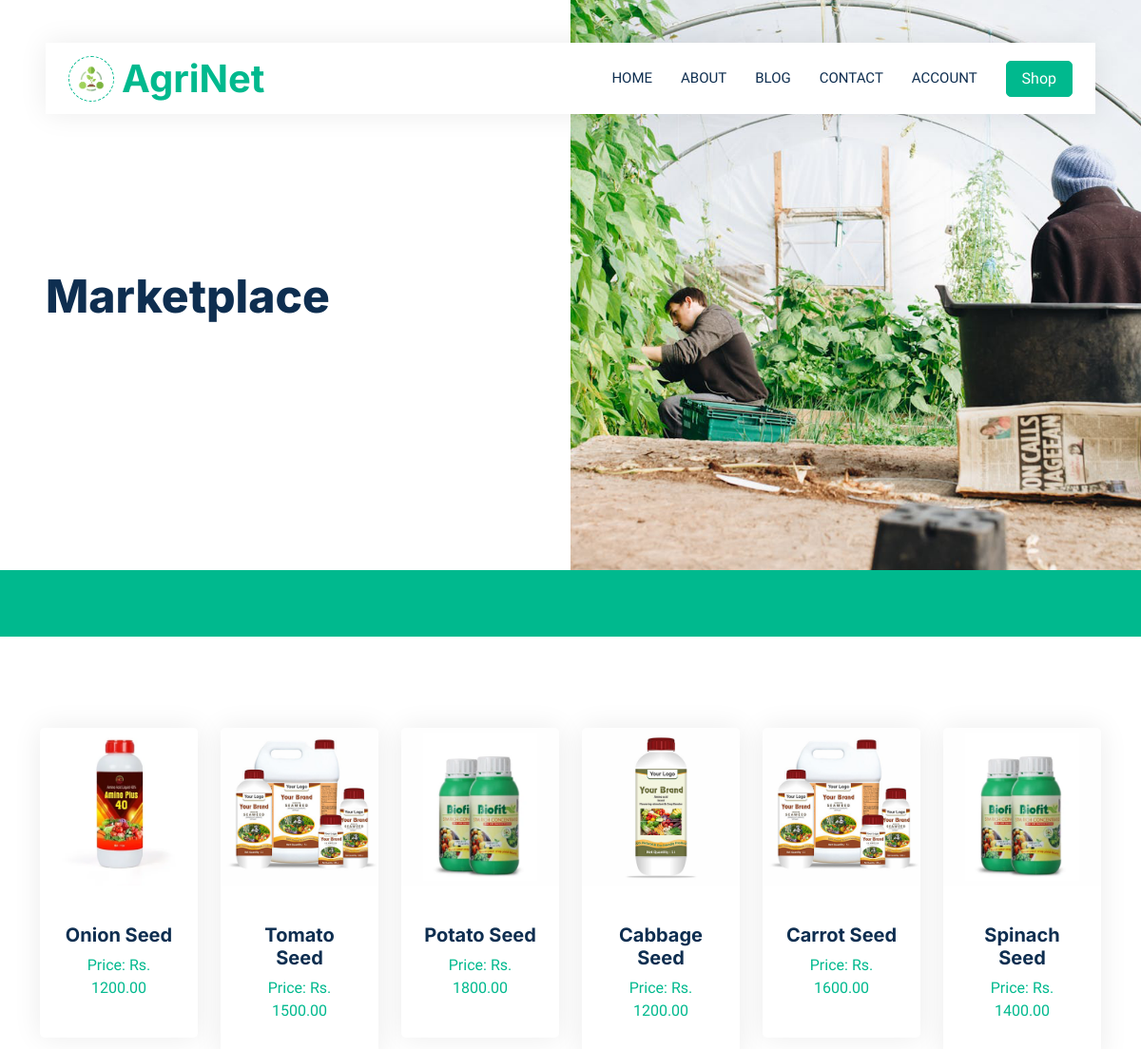
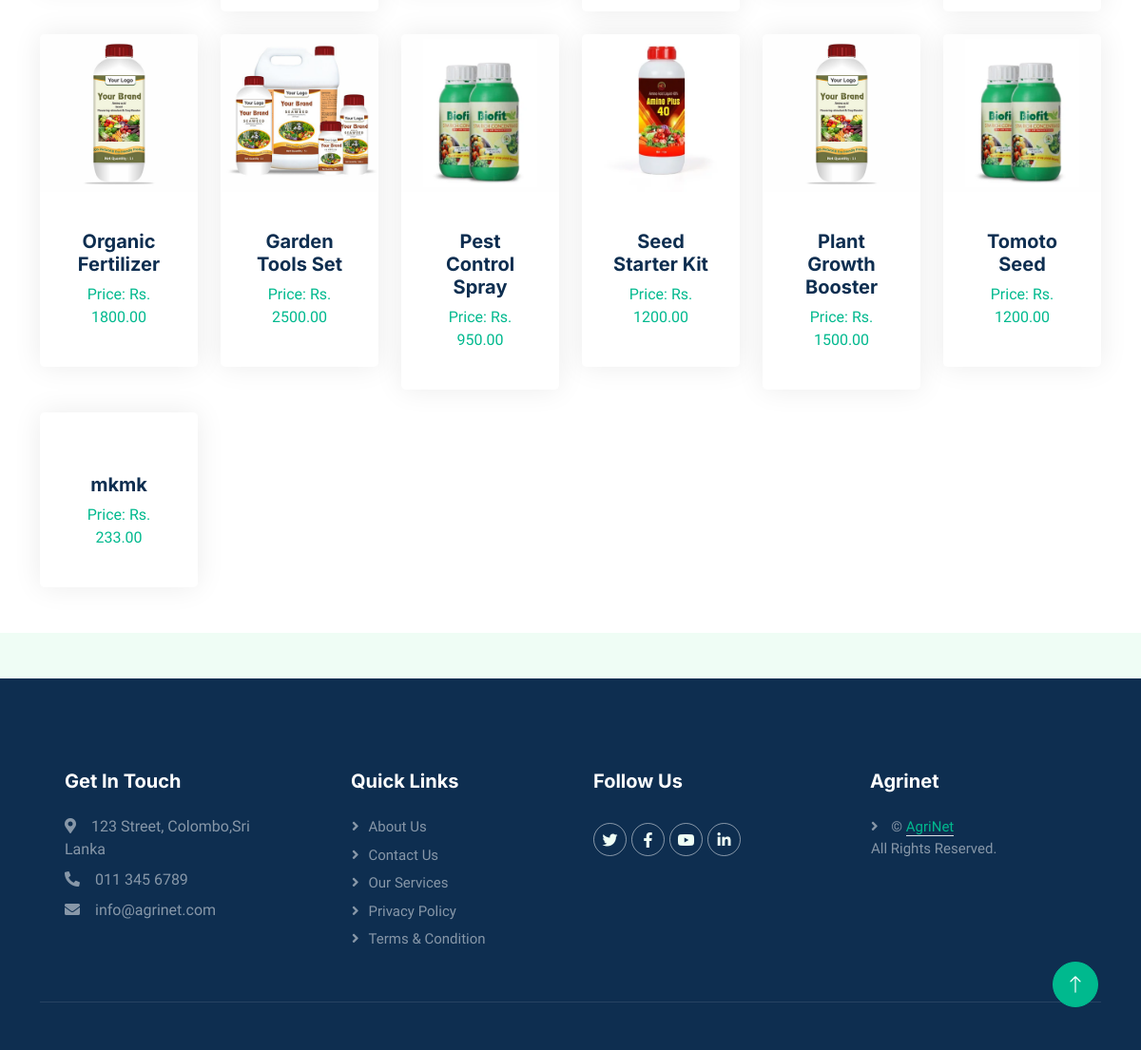
The page /shop.php on the database its author committed (2 pictures, top to bottom).
### tables this page shows
CREATE TABLE `seller_posts` (
  `id` int(11) NOT NULL,
  `user_id` int(11) DEFAULT NULL,
  `item_name` varchar(255) NOT NULL,
  `description` text DEFAULT NULL,
  `price` decimal(10,2) NOT NULL,
  `contact_info` varchar(255) DEFAULT NULL,
  `created_at` timestamp NOT NULL DEFAULT current_timestamp(),
  `imgpath` varchar(255) DEFAULT NULL
);

### shop.php (the view, shortened to what this page needs)
<?php include 'db_connection.php'; ?>
<!DOCTYPE html>
<html lang="en">
<head>
    <link href="https://cdnjs.cloudflare.com/ajax/libs/font-awesome/5.10.0/css/all.min.css" rel="stylesheet">
    <link href="https://cdn.jsdelivr.net/npm/bootstrap-icons@1.4.1/font/bootstrap-icons.css" rel="stylesheet">
    <link href="lib/animate/animate.min.css" rel="stylesheet">
    <link href="lib/owlcarousel/assets/owl.carousel.min.css" rel="stylesheet">
    <link href="css/bootstrap.min.css" rel="stylesheet">
    <link href="css/style.css" rel="stylesheet">
</head>
<body>
    <div class="container-xxl bg-white p-0">
        <div class="container-fluid nav-bar bg-transparent">
            <nav class="navbar navbar-expand-lg bg-white navbar-light py-0 px-4">
                <a href="index.php" class="navbar-brand d-flex align-items-center text-center">
                    <div class="icon p-2 me-2">
                        <img class="img-fluid" src="img/agrinet.png" alt="Icon" style="width: 30px; height: 30px;">
                    </div>
                    <h1 class="m-0 text-primary">AgriNet</h1>
                </a>
                <div class="collapse navbar-collapse" id="navbarCollapse">
                    <div class="navbar-nav ms-auto">
                        <a href="index.php" class="nav-item nav-link">Home</a>
                        <a href="index.php#about" class="nav-item nav-link">About</a>
                        <a href="blog.php" class="nav-item nav-link">Blog</a>
                        <a href="contact.html" class="nav-item nav-link">Contact</a>
                        <a href="account.php" class="nav-item nav-link">Account</a>
                    </div>
                    <div>
                        <a href="shop.php">
                            <a href="shop.php" class="btn btn-primary px-3 d-none d-lg-flex">Shop</a>
                        </a>
                    </div>
                </div>
            </nav>
        </div>
        <div class="container-fluid header bg-white p-0">
            <div class="row g-0 align-items-center flex-column-reverse flex-md-row">
                <div class="col-md-6 p-5 mt-lg-5">
                    <h1 class="display-5 animated fadeIn mb-4">Marketplace</h1>
                </div>
                <div class="col-md-6 animated fadeIn">
                    <img class="img-fluid" src="img/carousel-2.png" alt="">
                </div>
            </div>
        </div>
        <div class="container-fluid bg-primary mb-5 wow fadeIn" data-wow-delay="0.1s" style="padding: 35px;">
        </div>
        <div class="container-xxl py-5">
            <div class="container">
                <div class="row g-4">
                    <?php
                    $sql = "SELECT id, item_name, description, price, contact_info, imgpath FROM seller_posts";
                    $result = $conn->query($sql);
                    if ($result->num_rows > 0) {
                        while ($row = $result->fetch_assoc()) {
                            $imgpath = !empty($row['imgpath']) ? $row['imgpath'] : 'img/default.png';
                            echo '
                            <div class="col-lg-2 col-md-6 wow fadeInUp" data-wow-delay="0.1s">
                                <a href="single_product.php?id=' . $row["id"] . '">
                                    <div class="team-item rounded overflow-hidden">
                                        <div class="position-relative">
                                            <img class="img-fluid" src="' . $imgpath . '" alt="">
                                        </div>
                                    <div class="text-center p-4 mt-3">
                                        <h5 class="fw-bold mb-0">' . $row["item_name"] . '</h5>
                                        <p class="mt-2">Price: Rs. ' . $row["price"] . '</p>
                                    </div>
                                </div>
                                </a>
                            </div>';
                        }
                    } else {
                        echo "<p>No products found.</p>";
                    }
                    ?>
                </div>
            </div>
        </div>
    </div>
    <div class="container-fluid bg-dark text-white-50 footer pt-5 mt-5 wow fadeIn" data-wow-delay="0.1s">
        <div class="container py-5">
            <div class="row g-5">
                <div class="col-lg-3 col-md-4" style="padding-left: 50px;">
                    <h5 class="text-white mb-4">Get In Touch</h5>
                    <p class="mb-2"><i class="fa fa-map-marker-alt me-3"></i>123 Street, Colombo,Sri Lanka</p>
                    <p class="mb-2"><i class="fa fa-phone-alt me-3"></i>011 345 6789</p>
                    <p class="mb-2"><i class="fa fa-envelope me-3"></i>info@agrinet.com</p>
                </div>
                <div class="col-lg-3 col-md-4" style="padding-left: 60px;">
                    <h5 class="text-white mb-4">Quick Links</h5>
                    <a class="btn btn-link text-white-50" href="index.php#about">About Us</a>
                    <a class="btn btn-link text-white-50" href="contact.html">Contact Us</a>
                    <a class="btn btn-link text-white-50" href="">Our Services</a>
                    <a class="btn btn-link text-white-50" href="">Privacy Policy</a>
                    <a class="btn btn-link text-white-50" href="">Terms & Condition</a>
                </div>
                <div class="col-lg-3 col-md-4">
                    <h5 class="text-white mb-4">Follow Us</h5>
                    <div class="d-flex pt-2">
                        <a class="btn btn-outline-light btn-social" href=""><i class="fab fa-twitter"></i></a>
                        <a class="btn btn-outline-light btn-social" href=""><i class="fab fa-facebook-f"></i></a>
                        <a class="btn btn-outline-light btn-social" href=""><i class="fab fa-youtube"></i></a>
                        <a class="btn btn-outline-light btn-social" href=""><i class="fab fa-linkedin-in"></i></a>
                    </div>
                </div>
                <div class="col-lg-3 col-md-4">
                    <h5 class="text-white mb-4">Agrinet</h5>
                    <p class="btn btn-link text-white-50"> &copy; <a class="border-bottom" href="#">AgriNet</a>
                        <br>All Rights Reserved.
                    </p>
                </div>
            </div>
        </div>
        <div class="container">
            <div class="copyright">
            </div>
        </div>
    </div>
    <a href="#" class="btn btn-lg btn-primary btn-lg-square back-to-top"><i class="bi bi-arrow-up"></i></a>
</body>
</html>

### css/style.css (style rules this page uses)
:root { --primary: #00B98E; --secondary: #FF6922; --light: #EFFDF5; --dark: #0E2E50; }
.back-to-top { position: fixed; display: none; right: 45px; bottom: 45px; z-index: 99; }
.btn { transition: .5s; }
.btn.btn-primary, .btn.btn-secondary { color: #FFFFFF; }
.btn-lg-square { width: 48px; height: 48px; }
.btn-square, .btn-sm-square, .btn-lg-square { padding: 0; display: flex; align-items: center; justify-content: center; font-weight: normal; border-radius: 50px; }
.nav-bar { position: relative; margin-top: 45px; padding: 0 3rem; transition: .5s; z-index: 9999; }
.navbar { box-shadow: 0 0 30px rgba(0, 0, 0, .08); }
.navbar-light .navbar-nav .nav-link { margin-right: 30px; padding: 25px 0; color: #FFFFFF; font-size: 15px; text-transform: uppercase; outline: none; }
.navbar-light .navbar-brand { height: 75px; }
.navbar-light .navbar-nav .nav-link { color: var(--dark); font-weight: 500; }
@media (min-width: 992px) { .header { margin-top: -120px; } }
.icon { padding: 15px; display: inline-flex; align-items: center; justify-content: center; background: #FFFFFF !important; border-radius: 50px; border: 1px dashed var(--primary) !important; }
.team-item { box-shadow: 0 0 30px rgba(0, 0, 0, .08); transition: .5s; }
.footer .btn.btn-social { margin-right: 5px; width: 35px; height: 35px; display: flex; align-items: center; justify-content: center; color: var(--light); border: 1px solid rgba(255, 255, 255, 0.5); border-radius: 35px; transition: .3s; }
.footer .btn.btn-link { display: block; margin-bottom: 5px; padding: 0; text-align: left; font-size: 15px; font-weight: normal; text-transform: capitalize; transition: .3s; }
.footer .btn.btn-link::before { position: relative; content: "\f105"; font-family: "Font Awesome 5 Free"; font-weight: 900; margin-right: 10px; }
.footer .copyright { padding: 25px 0; font-size: 15px; border-top: 1px solid rgba(256, 256, 256, .1); }

### rows shown on the page
seller_posts: imgpath (picture), item_name "Onion Seed", price "1200.00"
seller_posts: imgpath (picture), item_name "Tomato Seed", price "1500.00"
seller_posts: imgpath (picture), item_name "Potato Seed", price "1800.00"
seller_posts: imgpath (picture), item_name "Cabbage Seed", price "1200.00"
seller_posts: imgpath (picture), item_name "Carrot Seed", price "1600.00"
seller_posts: imgpath (picture), item_name "Spinach Seed", price "1400.00"
seller_posts: imgpath (picture), item_name "Organic Fertilizer", price "1800.00"
seller_posts: imgpath (picture), item_name "Garden Tools Set", price "2500.00"
seller_posts: imgpath (picture), item_name "Pest Control Spray", price "950.00"
seller_posts: imgpath (picture), item_name "Seed Starter Kit", price "1200.00"
seller_posts: imgpath (picture), item_name "Plant Growth Booster", price "1500.00"
seller_posts: imgpath (picture), item_name "Tomoto Seed", price "1200.00"
seller_posts: item_name "mkmk", price "233.00"
